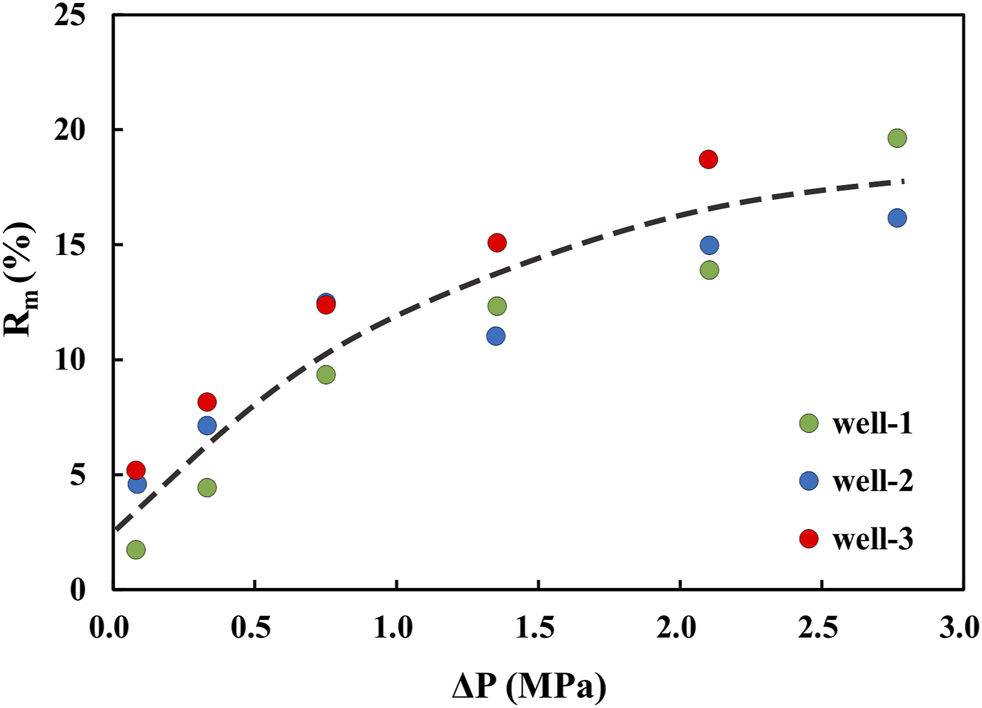
#> input picture universal_fixed_point_framework/scripts/data/xu2021_fig7_pdf/xu2021_fig7_screenshot.png, 982 x 708 px, found by its file name
$ python _fig7_ocr_prep.py
#> lines starting #> are read from the running program, lines starting #| are printed output that depends on the picture
# ============================================================
# UFPF → MUFPF 更名通知
# ============================================================
# 本文件属于 Universal Fixed Point Framework (UFPF)。
# 该框架已计划更名为 Meta-Universal Fixed-Point Functorial Framework (MUFPF)。
# 更名计划详见：roadmap/mu_renaming_plan.md
#
# 原因：UFPF 缩写与 IEEE 生物图像识别框架冲突，影响学术检索。
# 新名称 MUFPF 具有全球唯一性，且更好地体现框架的元数学特性。
#
# 本文件中 UFPF 相关引用数量：0
# 更名将在计划确认后统一执行，当前代码不做修改。
# ============================================================

#!/usr/bin/env python3
# -*- coding: utf-8 -*-
"""裁剪图 7 轴刻度区域供 OCR。"""
from PIL import Image

im = Image.open(r"e:\workspace\hyper-resolution\universal_fixed_point_framework\scripts\data\xu2021_fig7_pdf\xu2021_fig7_screenshot.png").convert("RGB")
#> im is the input picture: PIL image 982x708 RGB; mean R, G, B 246.6, 246.3, 246.2
regions = {
    "xaxis": (60, 585, 982, 660),   # x 轴刻度+单位
    "yaxis": (0, 0, 130, 708),       # y 轴
    "full":  (0, 0, 982, 708),       # 全图（OCR 图例/标题）
}
for name, box in regions.items():
    c = im.crop(box)
    c2 = c.resize((c.width * 3, c.height * 3), Image.LANCZOS)
    p = rf"C:\Users\dps_n\Desktop\ocr_{name}.png"
    c2.save(p)
    print("saved:", p, c2.size)
#> this loop made 3 passes
#> pass 1, `c = im.crop(box)`:
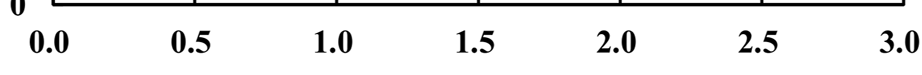
#> c: PIL image 922x75 RGB; min 0, max 255, mean 235.1
#> pass 1, `c2 = c.resize((c.width * 3, c.height * 3), Image.LANCZOS)`:
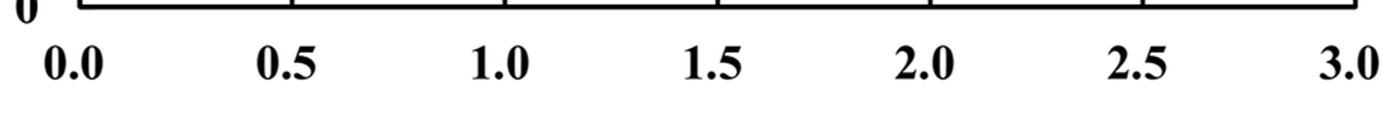
#> c2: PIL image 2766x225 RGB (shown at 1/2 size); min 0, max 255, mean 235.2
#> pass 2, `c = im.crop(box)`:
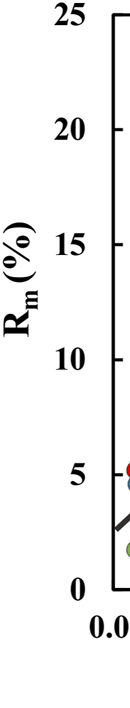
#> c: PIL image 130x708 RGB; mean R, G, B 240.8, 240.8, 240.8
#> pass 2, `c2 = c.resize((c.width * 3, c.height * 3), Image.LANCZOS)`:
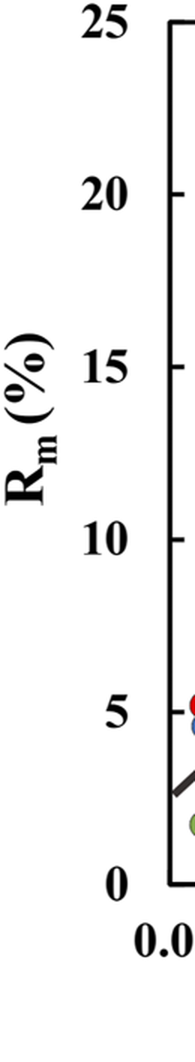
#> c2: PIL image 390x2124 RGB (shown at 1/2 size); mean R, G, B 240.8, 240.7, 240.7
